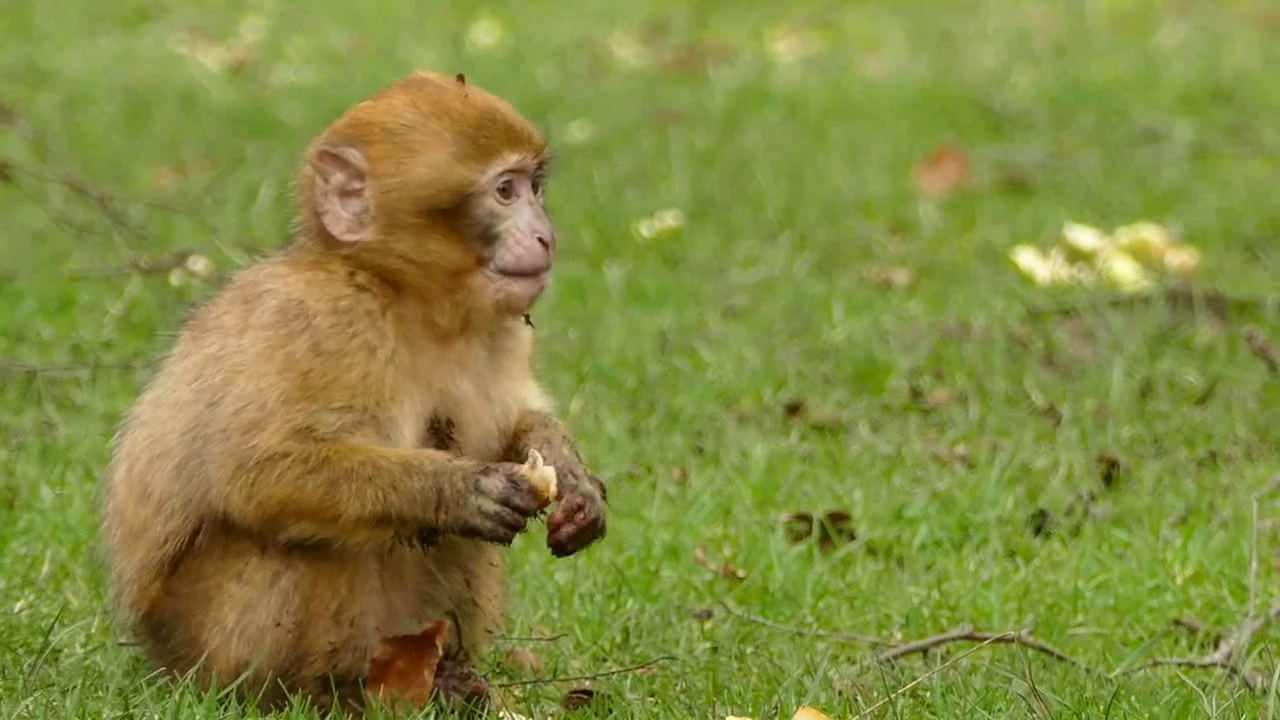
#> input picture frame 6 of ch02/output.avi, 1280 x 720 px, given in place of video1.mp4, which was not available
$ python 13.video_effect.py
#> lines starting #> are read from the running program, lines starting #| are printed output that depends on the picture; pictures that were not available may be replaced by others from this repository, and a replacement may not be noted
import sys
import numpy as np
import cv2


# 두 개의 동영상을 열어서 cap1, cap2로 지정
cap1 = cv2.VideoCapture("video1.mp4")
cap2 = cv2.VideoCapture("Zootopia.mp4")

if not cap1.isOpened() or not cap2.isOpened():
    print("video open failed!")
    sys.exit()

# 두 동영상의 크기, FPS는 같다고 가정함
frame_cnt1 = round(cap1.get(cv2.CAP_PROP_FRAME_COUNT))
frame_cnt2 = round(cap2.get(cv2.CAP_PROP_FRAME_COUNT))
fps = cap1.get(cv2.CAP_PROP_FPS)
effect_frames = int(fps * 2)

print("frame_cnt1:", frame_cnt1)
print("frame_cnt2:", frame_cnt2)
print("FPS:", fps)


fps2 = cap2.get(cv2.CAP_PROP_FPS)
print("fps2:", fps2)

delay = int(1000 / fps)
print("delay:", delay)

w = round(cap1.get(cv2.CAP_PROP_FRAME_WIDTH))
h = round(cap1.get(cv2.CAP_PROP_FRAME_HEIGHT))
fourcc = cv2.VideoWriter_fourcc(*"DIVX")

# 출력 동영상 객체 생성
out = cv2.VideoWriter("output.avi", fourcc, fps, (w, h))

# 1번 동영상 복사
for i in range(frame_cnt1 - effect_frames):  # 1번째 동영사에서 effect_frames 뺀 부분까지
    ret1, frame1 = cap1.read()

    if not ret1:
        print("frame read error!")
        sys.exit()

    out.write(frame1)
    print(".", end="")

    cv2.imshow("output", frame1)
    cv2.waitKey(delay)
#> this loop made 13 passes
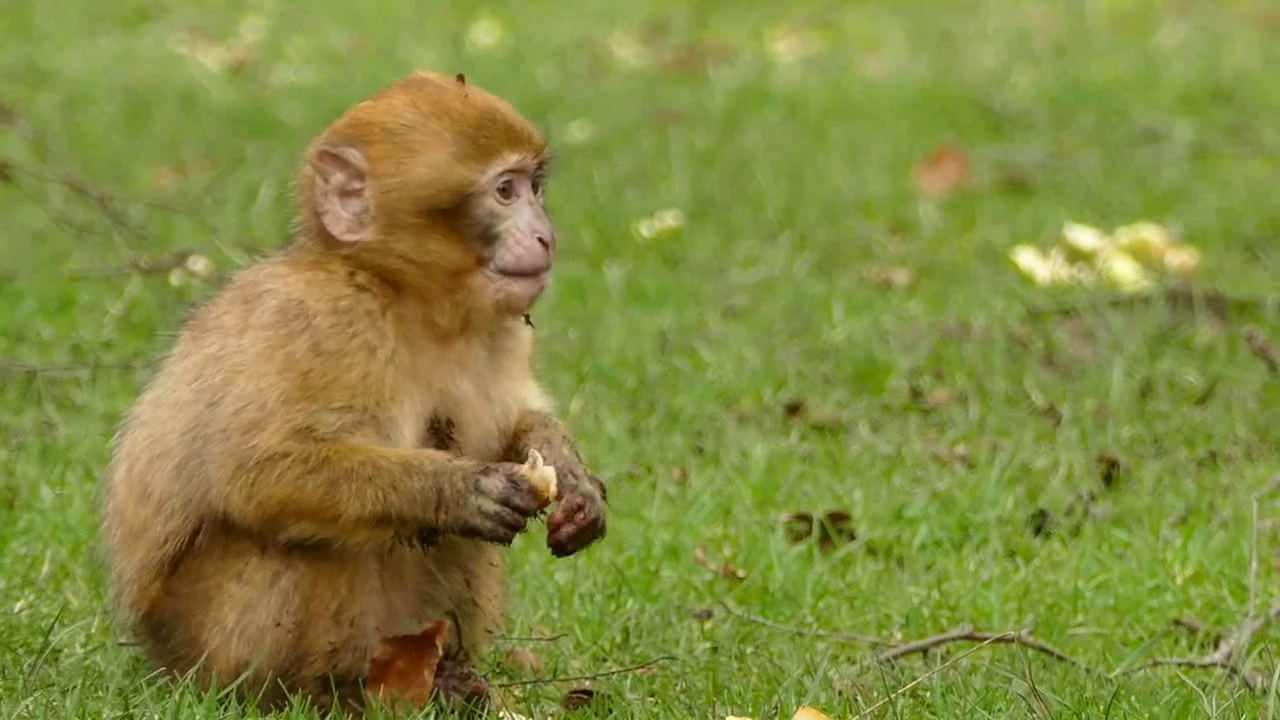
#> input picture frame 6 of ch02/output.avi, 1280 x 720 px, given in place of video1.mp4, which was not available
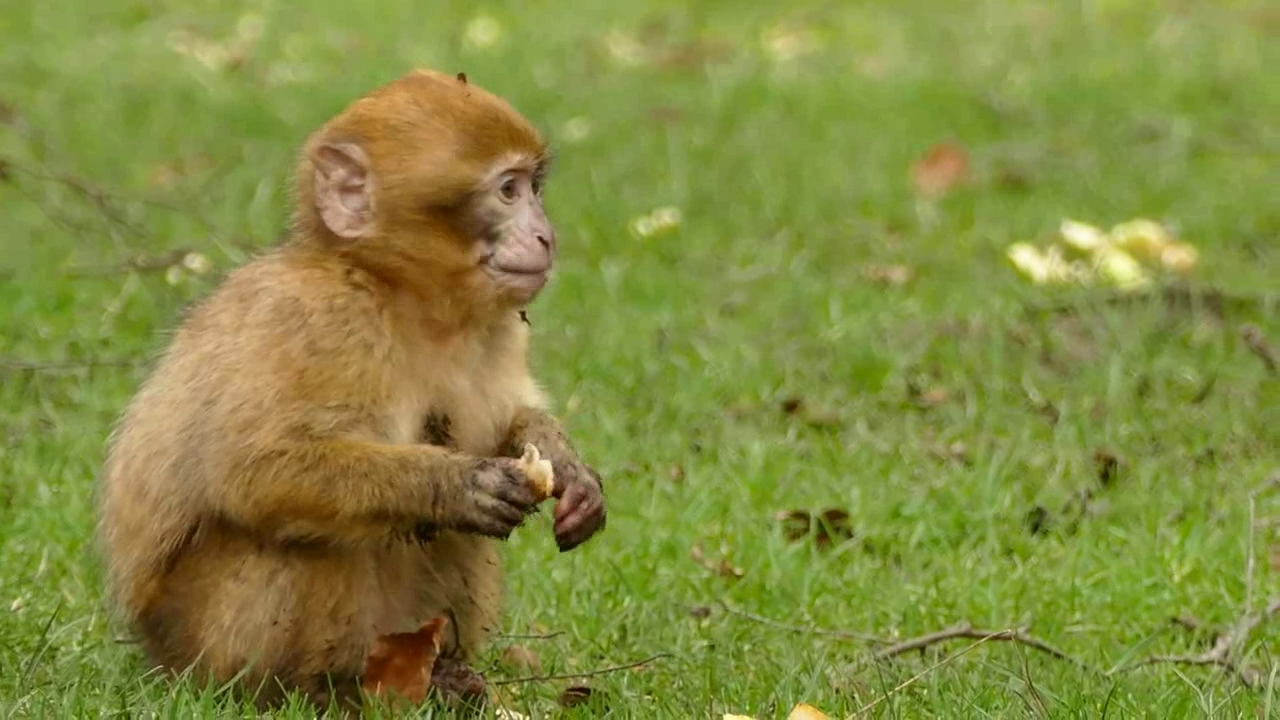
#> input picture frame 7 of ch02/output.avi, 1280 x 720 px, given in place of video1.mp4, which was not available

# 1번 동영상 뒷부분과 2번 동영상 앞부분을 합성
for i in range(effect_frames):  # effect_frames부터 2번째 동영상까지
    ret1, frame1 = cap1.read()
    ret2, frame2 = cap2.read()

    if not ret1 or not ret2:
        print("frame read error!")
        sys.exit()

    dx = int(w / effect_frames) * i

    # [12 lines of commented-out code are left out]
    alpha = i / effect_frames
    if alpha < 0.5:
        frame = cv2.flip(frame1, 1)  # frame1을 좌우로 미러링
    else:
        frame = cv2.flip(frame2, 1)  # frame2를 좌우로 미러링

    # [9 lines of commented-out code are left out]

    out.write(frame)
    print(".", end="")

    cv2.imshow("output", frame)
    cv2.waitKey(delay)

# 2번 동영상을 복사
for i in range(effect_frames, frame_cnt2):
    ret2, frame2 = cap2.read()

    if not ret2:
        print("frame read error!")
        sys.exit()

    out.write(frame2)
    print(".", end="")

    cv2.imshow("output", frame2)
    cv2.waitKey(delay)

print("\noutput.avi file is successfully generated!")

cap1.release()
cap2.release()
out.release()
cv2.destroyAllWindows()

$ run again, starting later in the video
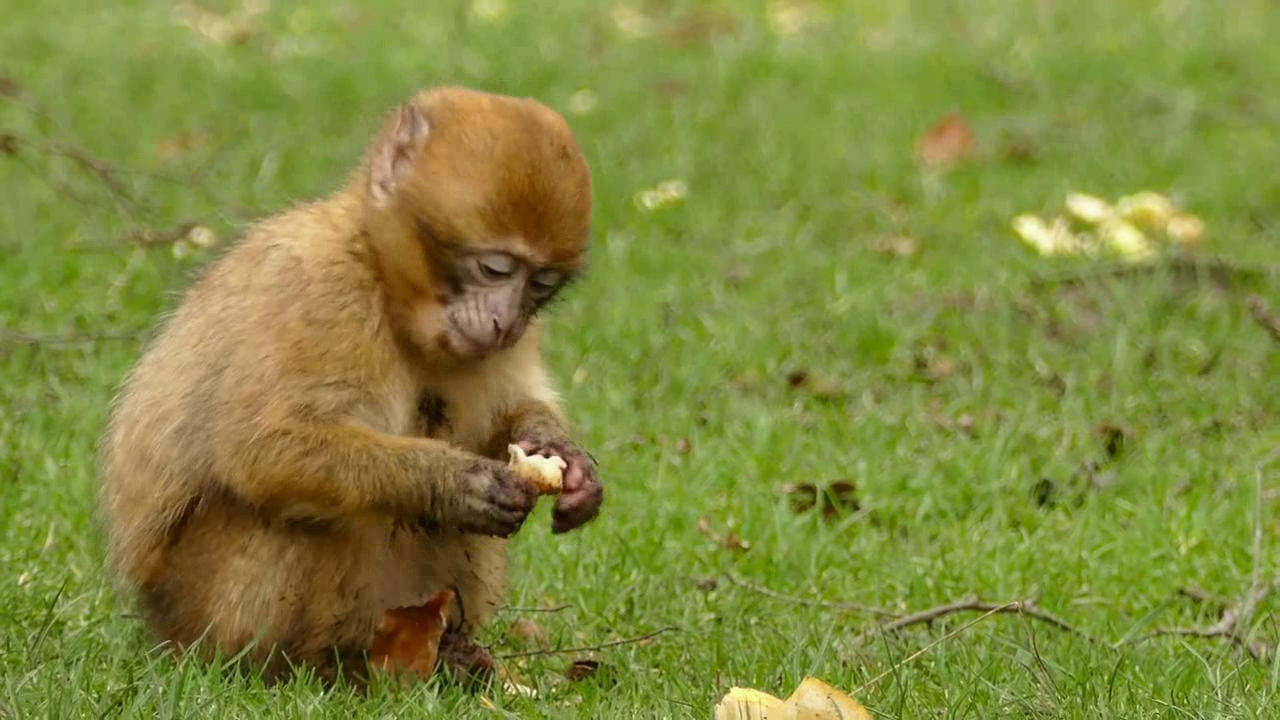
#> input picture frame 27 of ch02/output.avi, 1280 x 720 px, given in place of video1.mp4, which was not available
#> the loop `for i in range(frame_cnt1 - effect_frames):` made 13 passes
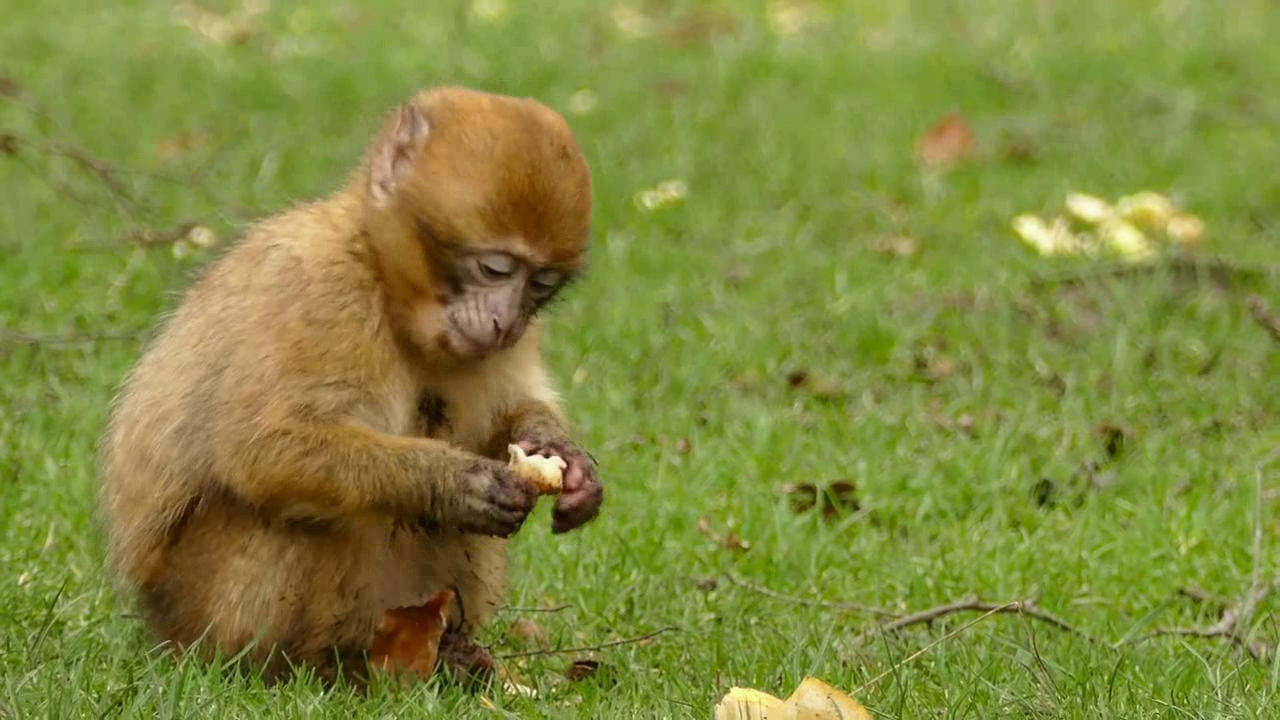
#> input picture frame 27 of ch02/output.avi, 1280 x 720 px, given in place of video1.mp4, which was not available
